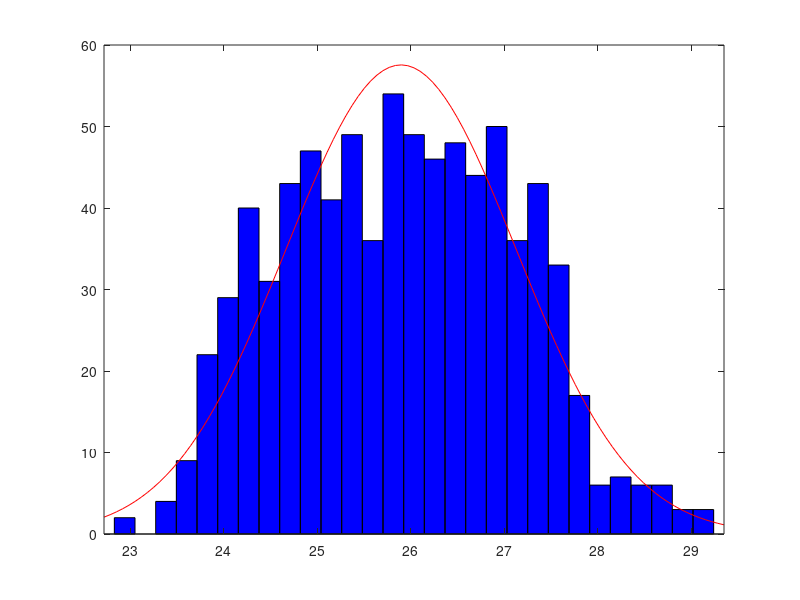

Reproduce this figure in MATLAB.
%load data and compute summary statistics
load data.txt;
nino_3=data(:,5);
nino_3_4=data(:,9);
nino_1_2=data(:,3);
stdev_nino3=std(nino_3);
mean_nino3=mean(nino_3);
var_nino3=var(nino_3);
sqrt_var_nino3=sqrt(var_nino3);
z_alpha_2=1.96

% 95 percent confidence interval calculation
lft_ci=mean_nino3-(z_alpha_2*stdev_nino3)/sqrt(length(nino_3));
rgt_ci=mean_nino3+(z_alpha_2*stdev_nino3)/sqrt(length(nino_3));
ci_interval=[lft_ci,rgt_ci];


%compute 95 percent confidence interval of sample variance of nino3
nu=length(nino_3)-1;
min_var=(nu*var_nino3)/chi2inv(0.975,nu);
max_var=(nu*var_nino3)/chi2inv(0.025,nu);
var_interval=[min_var,max_var];

%confidence interval for standard deviation(used for problem 2c)
sigma_interval=sqrt(var_interval);


%compute histogram with normal distribution overlaid of nino3
histfit(nino_3);

%compute norm fit at 95 percent confidence interval for mean and standard
%deviation for nino3
[muHat_nino3,sigmaHat_nino3,muCI_nino3,sigmaCI_nino3]  =normfit(nino_3,.05);

%compute norm fit at 95 percent confidence interval for mean and standard
%deviation for nino3.4
[muHat_nino3_4,sigmaHat_nino3_4,muCI_nino3_4,sigmaCI_nino3_4]  =normfit(nino_3_4,.05);

%compute norm fit at 95 percent confidence interval for mean and standard
%deviation for nino1.2
[muHat_nino1_2,sigmaHat_nino1_2,muCI_nino1_2,sigmaCI_nino1_2]  =normfit(nino_1_2,.05);


%compute norm fit at 90 percent confidence interval for mean and standard
%deviation for nino3
[muHat_nino3_10,sigmaHat_nino3_10,muCI_nino3_10,sigmaCI_nino3_10]  =normfit(nino_3,.10);

